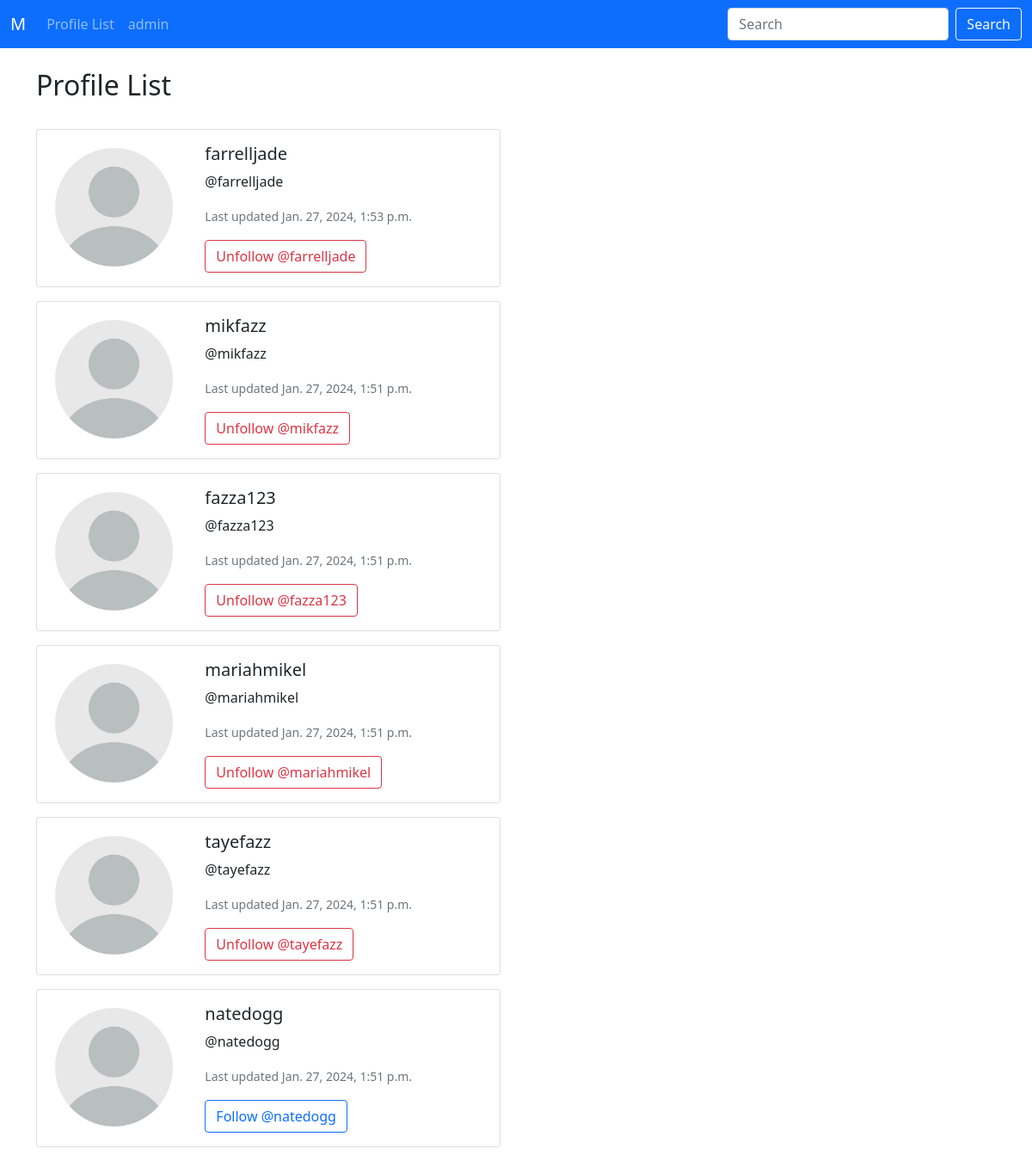
Page /profile_list (signed in) on the earlier database version.
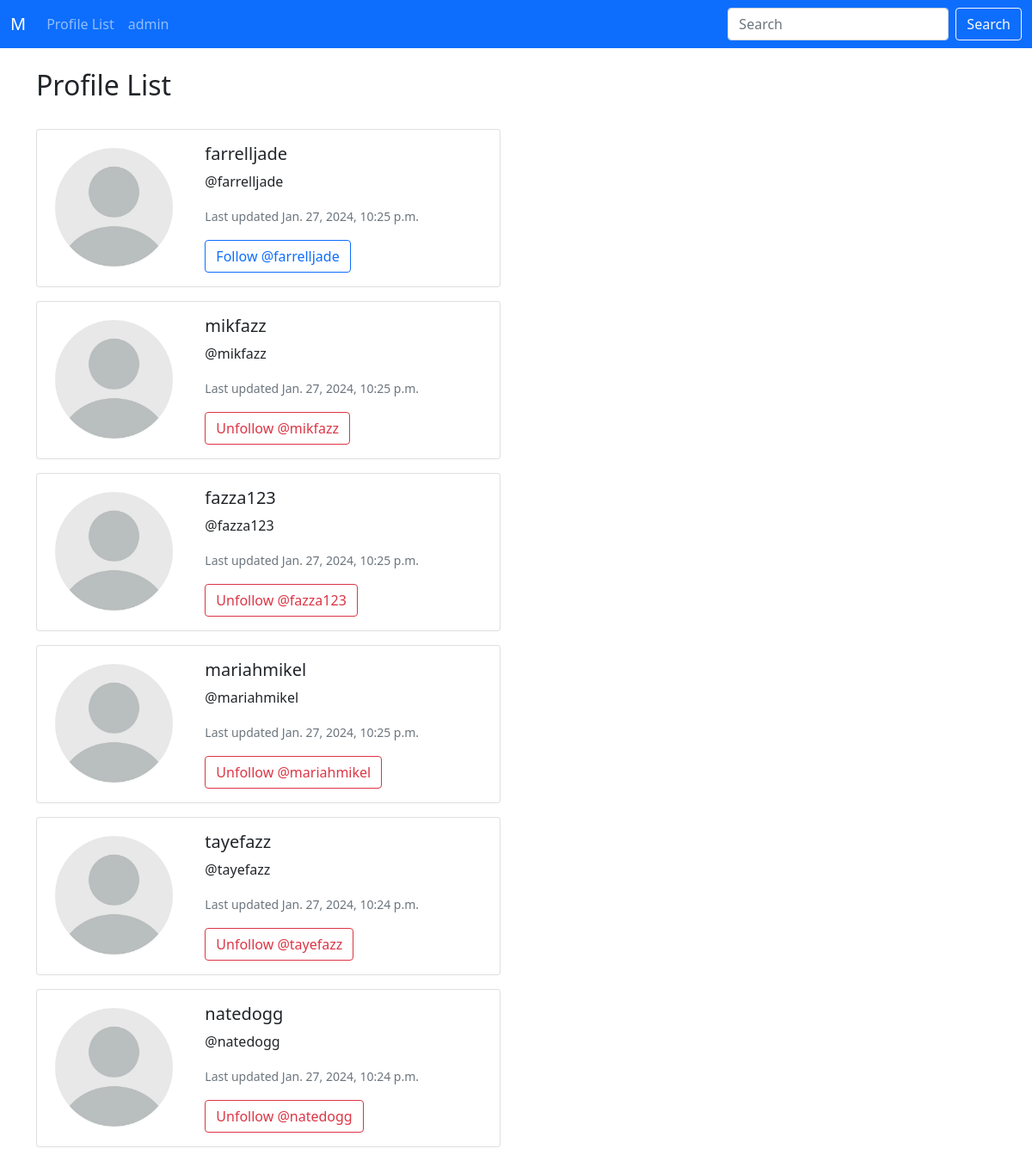
Same page on the later database version.
### m/models.py (models this page shows, shortened)
class Profile(models.Model):
    user = models.OneToOneField(User, on_delete=models.CASCADE)
    follows = models.ManyToManyField("self",
                                     related_name="followed_by",
                                     symmetrical=False,
                                     blank=True)
    date_modified = models.DateTimeField(User, auto_now=True)

### m/views.py (the view)
# urls.py: path('profile_list', views.profile_list, name="profile_list"),
def profile_list(request):
    if request.user.is_authenticated:
        profiles = Profile.objects.exclude(user=request.user)
        return render(request, 'm/profile_list.html', {'profiles': profiles})
    else:
        messages.error(request, "You must be logged in to view this page...")
        return redirect('m:home')

### m/templates/m/profile_list.html (shortened to what this page needs)
{% extends 'm/base.html' %}
{% load static %}
{% block content %}
  <h2>Profile List</h2>
  <br/>
  {% if profiles %}
    {% for profile in profiles %}
      <div class="card mb-3" style="max-width: 540px;">
        <div class="row g-0">
          <div class="col-md-4">
            <img src="{% static 'images/default_logo.png' %}" class="img-fluid rounded-start" alt="Users profile pic">
          </div>
            <div class="col-md-8">
              <div class="card-body">
                <h5 class="card-title">{{ profile.user.username }}</h5>
                <p class="card-text"><a href="{% url 'm:profile' profile.user.id %}" style="text-decoration: none; color: inherit;">@{{ profile.user.username|lower }}</a></p>
                <p class="card-text"><small class="text-muted">Last updated {{ profile.date_modified }}</small></p>
                <form method=POST>
                  {% if profile in user.profile.follows.all %}
                    <button class="btn btn-outline-danger" name="follow" value="unfollow"
                    type="submit">Unfollow @{{ profile.user.username }}</button>
                  {% else %}
                    <button class="btn btn-outline-primary" name="follow" value="follow"
                    type="submit">Follow @{{ profile.user.username }}</button>
                  {% endif %}
                </form>
              </div>
            </div>
        </div>
      </div>
    {% endfor %}
  {% else %}
    <h2>No profiles found.</h2>
  {% endif %}
{% endblock content %}

### m/templates/m/base.html (shortened to what this page needs)
<!doctype html>
<html lang="en">
  <head>
    <link href="https://cdn.jsdelivr.net/npm/bootstrap@5.0.2/dist/css/bootstrap.min.css" rel="stylesheet">
  </head>
  <body>
    {% include 'm/navbar.html' %}
      <br/>
    <div class="container">
      {% block content %}
      {% endblock %}
    </div>
  </body>
</html>

### m/templates/m/navbar.html (shortened to what this page needs)
<nav class="navbar navbar-expand-lg navbar-dark bg-primary">
    <div class="container-fluid">
      <a class="navbar-brand" href="{% url 'm:home' %}">M</a>
      <div class="collapse navbar-collapse" id="navbarSupportedContent">
        <ul class="navbar-nav me-auto mb-2 mb-lg-0">
          <li class="nav-item">
            <a class="nav-link" href="{% url 'm:profile_list' %}">Profile List</a>
          </li>
          {% if user.is_authenticated %}
            <li class="nav-item">
              <a class="nav-link" href="{% url 'm:profile' request.user.id %}">{{ user }}</a>
            </li>
          {% endif %}
        </ul>
        <form class="d-flex">
          <input class="form-control me-2" type="search" placeholder="Search" aria-label="Search">
          <button class="btn btn-outline-light" type="submit">Search</button>
        </form>
      </div>
    </div>
  </nav>

Differences in the rows shown:
changed Profile "farrelljade": date_modified "Jan. 27, 2024, 1:53 p.m." → "Jan. 27, 2024, 10:25 p.m."; text "Unfollow @" → "Follow @"
changed Profile "mikfazz": date_modified "Jan. 27, 2024, 1:51 p.m." → "Jan. 27, 2024, 10:25 p.m."
changed Profile "fazza123": date_modified "Jan. 27, 2024, 1:51 p.m." → "Jan. 27, 2024, 10:25 p.m."
changed Profile "mariahmikel": date_modified "Jan. 27, 2024, 1:51 p.m." → "Jan. 27, 2024, 10:25 p.m."
changed Profile "tayefazz": date_modified "Jan. 27, 2024, 1:51 p.m." → "Jan. 27, 2024, 10:24 p.m."
changed Profile "natedogg": date_modified "Jan. 27, 2024, 1:51 p.m." → "Jan. 27, 2024, 10:24 p.m."; text "Follow @" → "Unfollow @"
